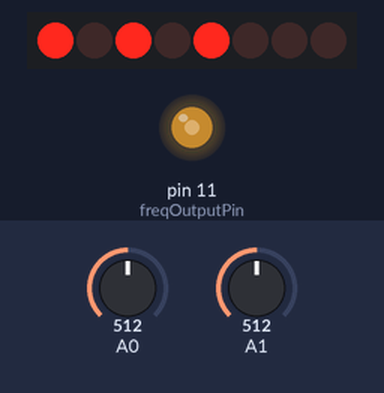
This sketch was run on a simulated Arduino Uno, built with avr-gcc and run on an emulated ATmega328P. Parts: 8 shift-register outputs drawn as a row of LEDs (first output left, lit = HIGH), output pins drawn as LEDs (lit = HIGH). Wiring (inferred from the names in the program): shift register (74HC595): data pin 5; shift clock pin 7; latch pin 6. Wiring (inferred from the signals the program sends): row of LEDs: on Q0, Q1, Q2, Q3, Q4, Q5, Q6, Q7. The inputs (shaded band) are chosen by the test bench; at power-on: A0 = 512, A1 = 512. Random numbers use the default seed unless the sketch sets one; pins used as bus, display or sensor lines are not drawn.

Above: at 0.6 s.
1.4 s: A0 set to 122
At 3.28 s:
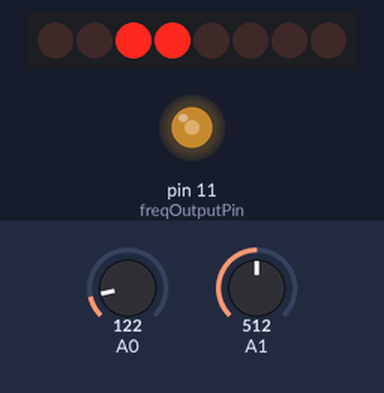
3.9 s: A1 set to 716
5.9 s: A0 set to 0
At 6.5 s:
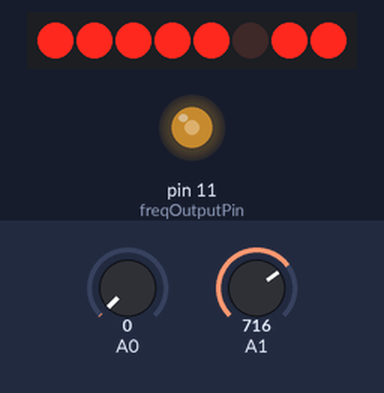
9.0 s: A1 set to 1023
At 9.42 s:
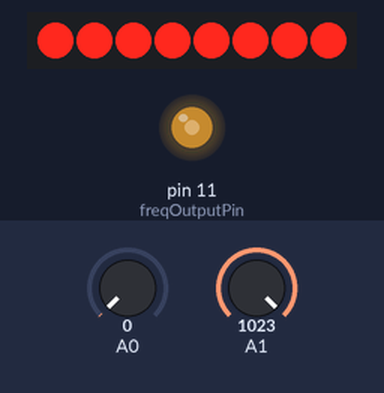
11.1 s: A0 set to 306
At 13.6 s:
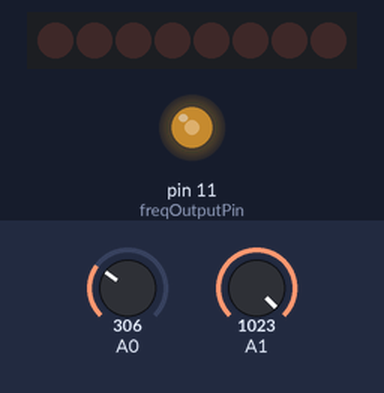
13.8 s: A0 set to 122
At 17.04 s:
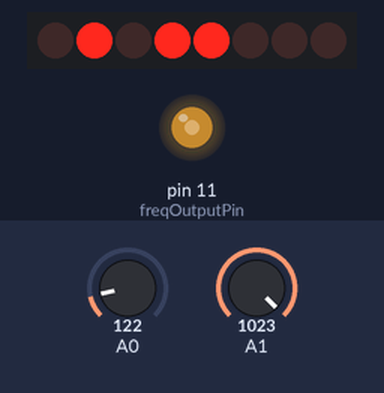
Timing chart, 0 to 20.2 s (numbered marks = the images above; inputs shaded):
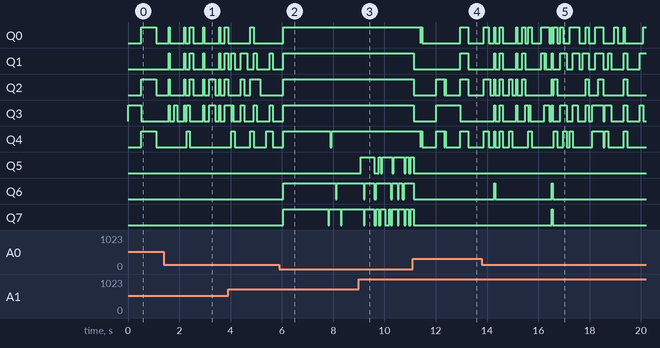

The sketch:

AY38910_arduino_clocked.ino
```cpp
// No Quarz required version for controlling a AY-3-8910 sound chip with the Arduino
// Author: Matio Klingemann http://incubator.quasimondo.com

// Credits:
// This is combination of code found in this tutorial:
// http://playground.arduino.cc/Main/AY38910
// (which is based on this http://kalshagar.wikispaces.com/Arduino+and+a+YMZ294)
// and code for generating a 2 MHz clock signal found here:
// http://forum.arduino.cc/index.php/topic,62964.0.html

////Pin connected to Data in (DS) of 74HC595
const int dataPin = 5;
//Pin connected to latch pin (ST_CP) of 74HC595
const int latchPin = 6;
//Pin connected to clock pin (SH_CP) of 74HC595
const int clockPin = 7;

const int pinBC1 =  13;
const int pinBCDIR =  12;

// 2mz clock pin
const int freqOutputPin = 11;   // OC2A output pin for ATmega328 boards

const int prescale  = 1;
const int ocr2aval  = 3;
const float period    = 2.0 * prescale * (ocr2aval+1) / (F_CPU/1.0e6);
const float freq      = 1.0e6 / period;

int tp[] = {//MIDI note number
  15289, 14431, 13621, 12856, 12135, 11454, 10811, 10204,//0-o7
  9631, 9091, 8581, 8099, 7645, 7215, 6810, 6428,//8-15
  6067, 5727, 5405, 5102, 4816, 4545, 4290, 4050,//16-23
  3822, 3608, 3405, 3214, 3034, 2863, 2703, 2551,//24-31
  2408, 2273, 2145, 2025, 1911, 1804, 1703, 1607,//32-39
  1517, 1432, 1351, 1276, 1204, 1136, 1073, 1012,//40-47
  956, 902, 851, 804, 758, 716, 676, 638,//48-55
  602, 568, 536, 506, 478, 451, 426, 402,//56-63
  379, 358, 338, 319, 301, 284, 268, 253,//64-71
  239, 225, 213, 201, 190, 179, 169, 159,//72-79
  150, 142, 134, 127, 119, 113, 106, 100,//80-87
  95, 89, 84, 80, 75, 71, 67, 63,//88-95
  60, 56, 53, 50, 47, 45, 42, 40,//96-103
  38, 36, 34, 32, 30, 28, 27, 25,//104-111
  24, 22, 21, 20, 19, 18, 17, 16,//112-119
  15, 14, 13, 13, 12, 11, 11, 10,//120-127
  0//off
};


void setup()
{
   //init pins
    pinMode(latchPin, OUTPUT);
    pinMode(dataPin, OUTPUT);
    pinMode(clockPin, OUTPUT);
    pinMode(pinBC1, OUTPUT);
    pinMode(pinBCDIR, OUTPUT);
    pinMode(freqOutputPin, OUTPUT);

    init2MhzClock();

    set_mix( true, true, false, false, false, true );
    set_chA_amplitude(8,false);
    set_chB_amplitude(8,false);
    set_chC_amplitude(0,true);
}


void loop() {
  set_envelope(true,true,true,true,analogRead(1));

  if ( random(0,6) == 0 )
  {
    set_chA_amplitude(8,false);
    note_chA(random(50,66));
  } else if ( random(0,4) == 0 )
  {
     set_chA_amplitude(0,false);
  }

  if ( random(0,6) == 0 )
  {
    set_chB_amplitude(8,false);
    note_chB(random(50,66));
  } else if ( random(0,4) == 0 )
  {
     set_chB_amplitude(0,false);
  }


  if ( random(0,2) == 0 )
  {
    set_chC_amplitude(0,true);
    noise( random(0,0x20) );
  } else
  {
    set_chC_amplitude(0,false);
  }

  delay( analogRead(0));
}


void  init2MhzClock()
{
    // Set Timer 2 CTC mode with no prescaling.  OC2A toggles on compare match
    //
    // WGM22:0 = 010: CTC Mode, toggle OC
    // WGM2 bits 1 and 0 are in TCCR2A,
    // WGM2 bit 2 is in TCCR2B
    // COM2A0 sets OC2A (arduino pin 11 on Uno or Duemilanove) to toggle on compare match
    //
    TCCR2A = ((1 << WGM21) | (1 << COM2A0));

    // Set Timer 2  No prescaling  (i.e. prescale division = 1)
    //
    // CS22:0 = 001: Use CPU clock with no prescaling
    // CS2 bits 2:0 are all in TCCR2B
    TCCR2B = (1 << CS20);

    // Make sure Compare-match register A interrupt for timer2 is disabled
    TIMSK2 = 0;
    // This value determines the output frequency
    OCR2A = ocr2aval;
}

void set_mix( boolean chA_tone,boolean chB_tone,boolean chC_tone,boolean chA_noise,boolean chB_noise,boolean chC_noise )
{
   write_data(7, B11000000 |
                   (chC_noise == true ? 0 : B00100000)|
                    (chB_noise == true? 0 : B00010000) |
                    (chA_noise == true ? 0 : B00001000) |
                    (chC_tone == true ? 0 : B00000100) |
                    (chB_tone == true ? 0 : B00000010) |
                    (chA_tone == true ? 0 : B00000001)
   );
}

void set_chA_amplitude(int amplitude, boolean useEnvelope )
{
   write_data(8, (amplitude & 0xf) | (useEnvelope != true ? 0 : B00010000 ) );
}

void set_chB_amplitude(int amplitude, boolean useEnvelope )
{
  write_data(9, (amplitude & 0xf) | (useEnvelope != true ? 0 : B00010000 ) );
}

void set_chC_amplitude(int amplitude, boolean useEnvelope )
{
  write_data(10, (amplitude & 0xf) | (useEnvelope != true ? 0: B00010000 ) );
}

void set_envelope( boolean hold, boolean alternate, boolean attack, boolean cont, unsigned long frequency )
{
    write_data(13, (hold == true ? 0 : 1)|
                    (alternate == true? 0 : 2) |
                    (attack == true ? 0 : 4) |
                    (cont == true ? 0 : 8)
                );

    write_data(11,frequency & 0xff );
    write_data(12,(frequency >> 8)& 0xff );

}

void note_chA(int i)
{
  write_data(0x00, tp[i]&0xff);
  write_data(0x01, (tp[i] >> 8)&0x0f);
}

void note_chB(int i)
{
  write_data(0x02, tp[i]&0xff);
  write_data(0x03, (tp[i] >> 8)&0x0f);
}

void note_chC(int i)
{
  write_data(0x04, tp[i]&0xff);
  write_data(0x05, (tp[i] >> 8)&0x0f);
}

void noise(int i)
{
  write_data(0x06, i&0x1f);
}

void mode_latch(){
    digitalWrite(pinBC1, HIGH);
    digitalWrite(pinBCDIR, HIGH);
}

void mode_write(){
    digitalWrite(pinBC1, LOW);
    digitalWrite(pinBCDIR, HIGH);
}

void mode_inactive(){
    digitalWrite(pinBC1, LOW);
    digitalWrite(pinBCDIR, LOW);
}

void write_data(unsigned char address, unsigned char data)
{
  mode_inactive();
  //write address

  digitalWrite(latchPin, LOW);
  // shift out the bits:
  shiftOut(dataPin, clockPin, MSBFIRST, address);

  //take the latch pin high so the LEDs will light up:
  digitalWrite(latchPin, HIGH);

  mode_latch();
  mode_inactive();

  //write data
  mode_write();

  digitalWrite(latchPin, LOW);
  // shift out the bits:
  shiftOut(dataPin, clockPin, MSBFIRST, data);

  //take the latch pin high so the LEDs will light up:
  digitalWrite(latchPin, HIGH);

  mode_inactive();
}
```
